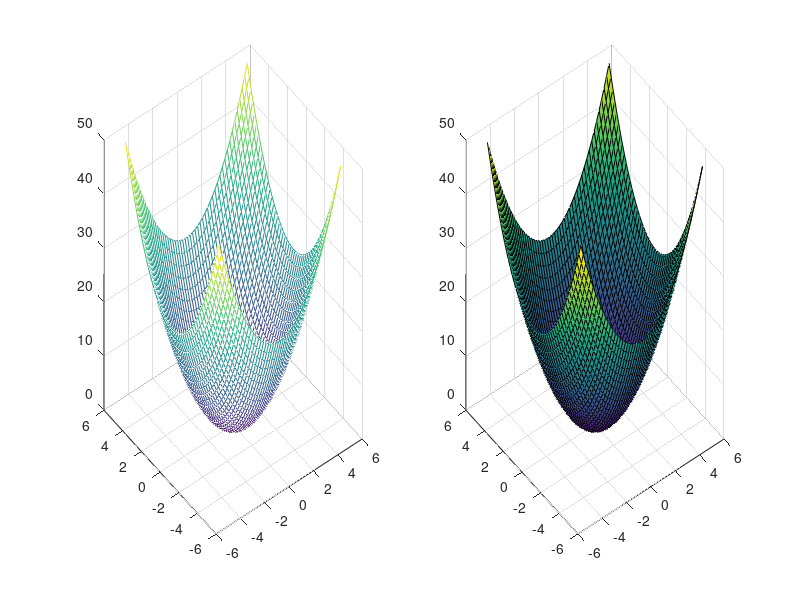

The MATLAB script that drew this image:
% PARABOLOID

clear all;
clc;

% hodnoty vykreslovane plochy
dx=linspace(-5,5,50);
dy=dx;

% vygenerovani matic gridu
[x,y]=meshgrid(dx,dy);

% umocneni protoze chceme paraboloid
%z=ones(50)
z=x.^2+y.^2;

% vykresleni site
subplot(1,2,1);
mesh(x,y,z);

% vykresleni plochy
subplot(1,2,2);
surf(x,y,z);